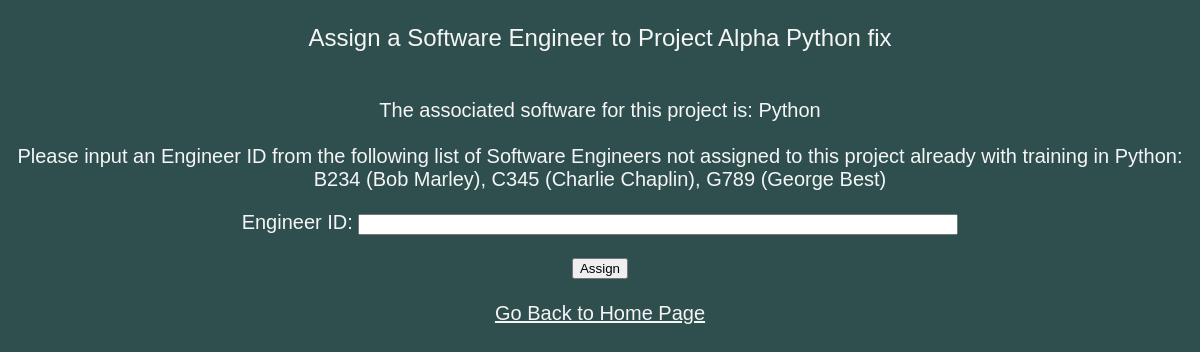
The app's page /project_read/assignment_create/1 with its own data.
### home/models.py (models this page shows, shortened)
class Project(models.Model):
    project_id = models.AutoField(primary_key=True)
    software = models.CharField(max_length=100)
    project_name = models.CharField(max_length=100)

class ProjectEngineerLookup(models.Model):
    lookup_id = models.AutoField(primary_key=True)
    engineer_id = models.ForeignKey(SoftwareEngineer, on_delete=models.CASCADE)
    project_id = models.ForeignKey(Project, on_delete=models.CASCADE)

class SoftwareTraining(models.Model):
    training_id = models.AutoField(primary_key=True)
    engineer_id = models.ForeignKey(SoftwareEngineer, on_delete=models.CASCADE)
    software = models.CharField(max_length=100)

### project_read/views.py (the view, shortened to what this page needs)
# urls.py: path('assignment_create/<str:project_id>', views.assignment_create, name='assignment_create'),
def assignment_create(request, project_id):
    project = Project.objects.get(project_id=project_id)
    engineers = SoftwareEngineer.objects.all()
    trainings = SoftwareTraining.objects.all()
    lookups = ProjectEngineerLookup.objects.all()
    form = CreateAssignmentForm(initial={'project_id': project_id})
    context = {
        'form': form,
        'project': project,
        'engineers': engineers,
        'trainings': trainings,
        'lookups': lookups,
    }
    return render(
        request,
        'assignment_create/assignment_create.html',
        context,
    )

### assignment_create/forms.py (shortened to what this page needs)
class CreateAssignmentForm(forms.Form):
    project_id = forms.CharField()
    project_id.widget = project_id.hidden_widget()
    engineer_id = forms.CharField(label="Engineer ID", required=True)
    class Meta:
        model = ProjectEngineerLookup

### home/models.py (called while the page is built)
    def __str__(self):
        return self.engineer_name

### assignment_create/templates/assignment_create/assignment_create.html (shortened to what this page needs)
<!DOCTYPE html>
<html>
    <head>
        {% load static %}
        {% load project_read_tags %}
        <link rel="stylesheet" type="text/css" href="{% static 'home/site.css' %}" />
    </head>
    <body class="body-style">
        <p style="font-size:24px;">Assign a Software Engineer to {{ project.project_name }}</p>
        <br>
        The associated software for this project is: {{ project.software }}
        <br>
        <br>
        Please input an Engineer ID from the following list of Software Engineers not assigned to this project already
        with training in {{ project.software }}:
        <br>
        {% get_available_engineers project.project_id %}
        <form method="POST">
            {{ form.as_p }}
            <button type="submit">Assign</button>
        </form>
        <br>
        <a href="{% url 'home' %}">Go Back to Home Page</a>
    </body>
</html>

### home/static/home/site.css (style rules this page uses)
.body-style { background-color: DarkSlateGrey; color: WhiteSmoke; text-align: center; font-family: Arial, Helvetica, sans-serif; font-size: 20px; }
a:link { color: WhiteSmoke; }
input[name=engineer_id] { width: 50%; }

### records on screen
Project: project_name "Project Alpha Python fix", software "Python", project_id+software "B234 (Bob Marley), C345 (Charlie Chaplin), G789 (George Best)"
